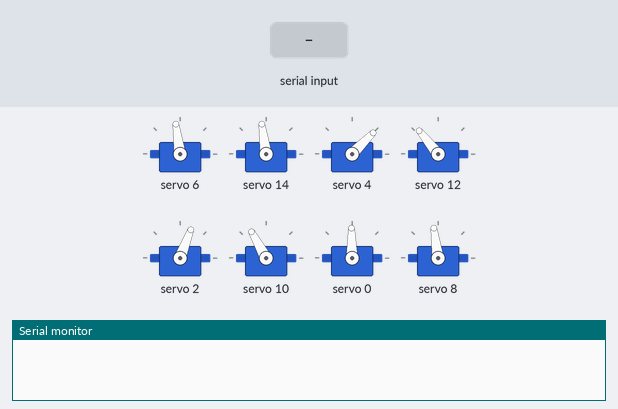
This sketch was run on a simulated Arduino Uno, built with avr-gcc and run on an emulated ATmega328P. On the bench: 8 × servo, the last lines printed to the serial monitor. The inputs (shaded band) are chosen by the test bench.

Above: at 3.7 s.
3.8 s: "e" received over Serial
At 6.7 s:
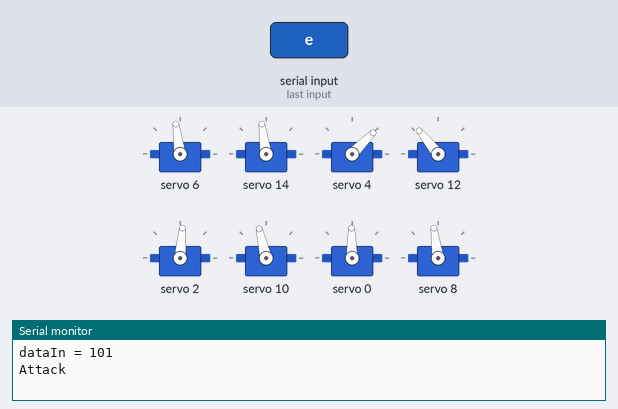
6.8 s: byte 107 (107) received over Serial
At 7.62 s:
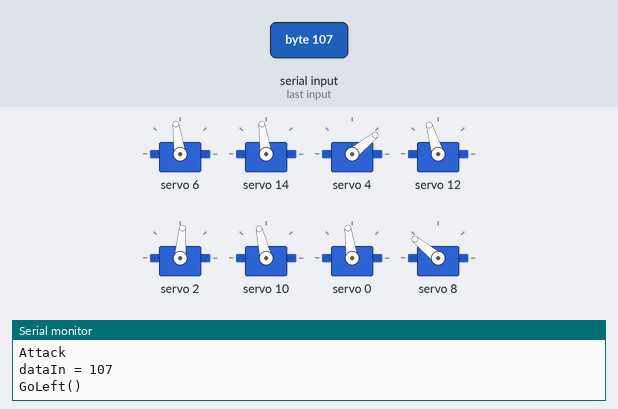
9.8 s: byte 106 (106) received over Serial
At 11.0 s:
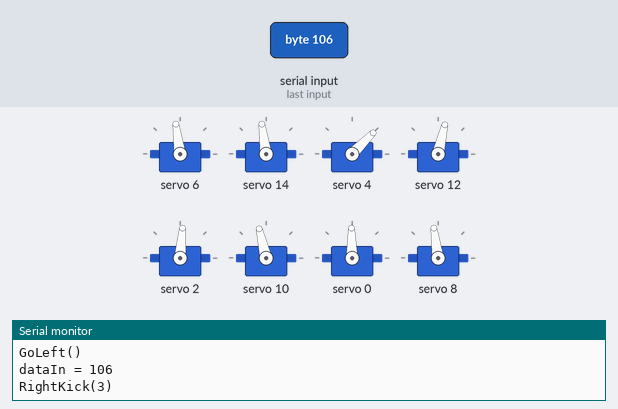
11.3 s: byte 108 (108) received over Serial
At 11.97 s:
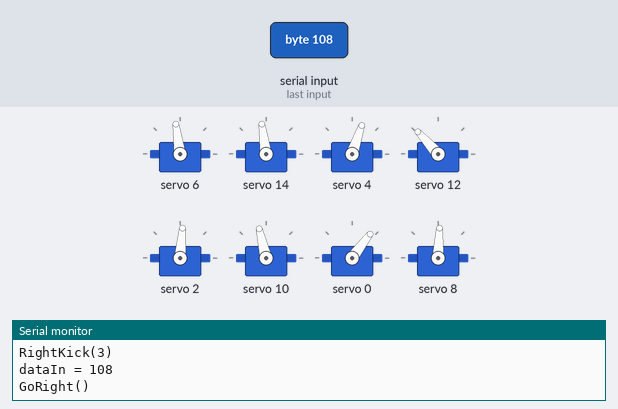
14.3 s: byte 110 (110) received over Serial
At 15.28 s:
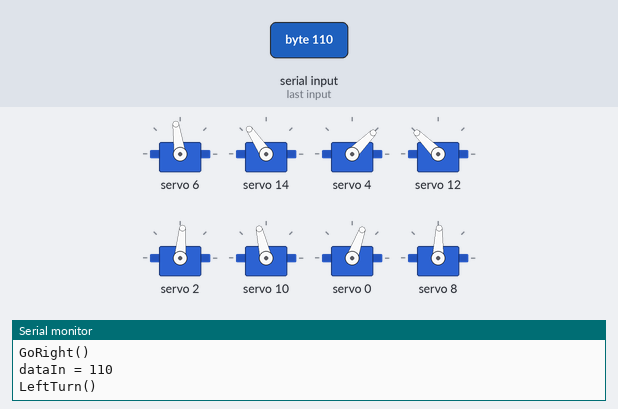
17.3 s: byte 111 (111) received over Serial
At 18.02 s:
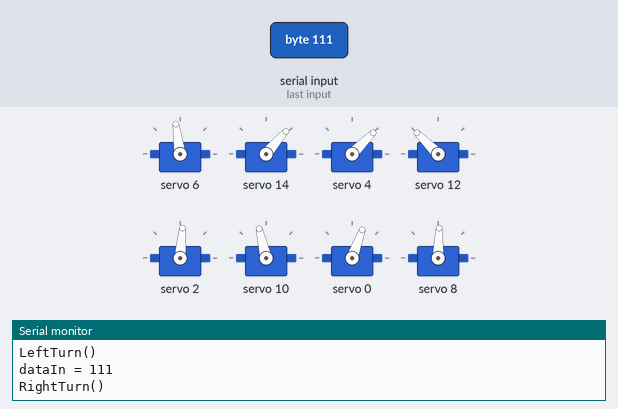
Timing chart, 0 to 20.3 s (numbered marks = the images above; inputs shaded):
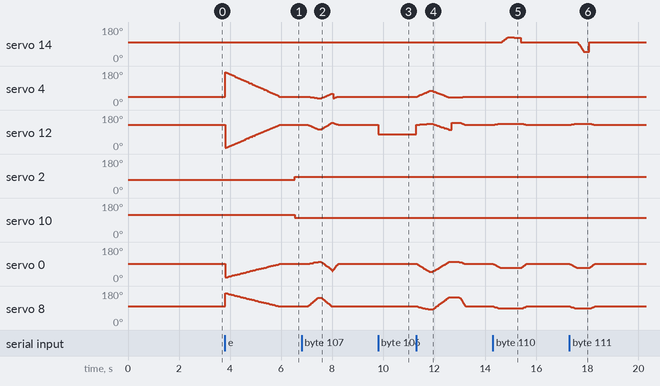

The sketch:

sacri_final.ino
```cpp
#include <SoftwareSerial.h>
#include <Adafruit_PWMServoDriver.h>

// called this way, it uses the default address 0x40
Adafruit_PWMServoDriver pwm = Adafruit_PWMServoDriver();
// you can also call it with a different address you want
//Adafruit_PWMServoDriver pwm = Adafruit_PWMServoDriver(0x41);

#define SERVOMIN  120 // this is the 'minimum' pulse length count (out of 4096)
#define SERVOMAX  621 // this is the 'maximum' pulse length count (out of 4096)

// our servo # counter
uint8_t servonum = 0;
void setup() {
  Serial.begin(9600);

  pwm.begin();
  pwm.setPWMFreq(60);  // Analog servos run at ~60 Hz, max = 3500; Datasheet limit is 3052=50MHz/(4*4096)


  pwm.setPWM(6, 0, angleToPulse(99) );    //ra sau, ra ngoai
  pwm.setPWM(14, 0, angleToPulse(99) );
  delay(500);
  pwm.setPWM(4, 0, angleToPulse(49) );
  pwm.setPWM(12, 0, angleToPulse(130) );
  delay(500);
  pwm.setPWM(2, 0, angleToPulse(72) );   //ra ngoai, toi truoc
  pwm.setPWM(10, 0, angleToPulse(120) );
  delay(500);
  pwm.setPWM(0, 0, angleToPulse(93) );   //ra truoc, vao trong
  pwm.setPWM(8, 0, angleToPulse(100) );
  delay(1000);
}

int count = 0;
int angle_i=0;
int angle_ii=0;
void loop() {
  int angle4=49;
  int angle44=173;
  int angle12=130;
  int angle1212=12;
  int angle0=93;
  int angle00=25;
  int angle8=100;
  int angle88=168;

    while (Serial.available()) {
      int dataIn, m;
      int sliderNumber;
      Serial.print("dataIn = ");
      Serial.println(dataIn = (int)Serial.read());  // Read the data
      if (dataIn == 100)
        m = 100;
      if ((dataIn >= 0) && (dataIn <= 95))
        sliderNumber = dataIn;
      if (dataIn == 101)
        m = 101;
      if (dataIn == 102)
        m = 102;
      if (dataIn == 103)
        m = 103;
      if (dataIn == 104)
        m = 104;
      if (dataIn == 105)
        m = 105;
      if (dataIn == 106)
        m = 106;
      if (dataIn == 107)
        m = 107;
      if (dataIn == 108)
        m = 108;
      if (dataIn == 109)
        m = 109;
      if (dataIn == 110)
        m = 110;
      if (dataIn == 111)
        m = 111;
      if (dataIn == 112)
        m = 112;
      if (dataIn == 113)
        m = 113;
    if ((sliderNumber >= 1) && (sliderNumber <= 95)){
      angle_i=sliderNumber;
      Serial.print("both = ");
      Serial.println(angle_i);
      double Angle4=(double)(angle44-(angle44-angle4)/95*angle_ii);
      double Angle44=(double)(angle44-(angle44-angle4)/95*angle_i);
      double Angle12=(double)(angle1212+(angle12-angle1212)/95*angle_ii);
      double Angle1212=(double)(angle1212+(angle12-angle1212)/95*angle_i);
      double Angle0=(double)(angle00+(angle0-angle00)/95*angle_ii);
      double Angle00=(double)(angle00+(angle0-angle00)/95*angle_i);
      double Angle8=(double)(angle88-(angle88-angle8)/95*angle_ii);
      double Angle88=(double)(angle88-(angle88-angle8)/95*angle_i);
      Ultimate4(4,Angle4,Angle44,  12,Angle12,Angle1212,  0,Angle0,Angle00,  8,Angle8,Angle88,  distance(angle_i,angle_ii)*5);
      angle_ii=angle_i;
      sliderNumber=-1;
    }
    if (m == 101){
      Serial.println("Attack");
      Ultimate4(4,angle44,angle4,  12,angle1212,angle12, 0,angle00,angle0,  8,angle88,angle8,  2000);
      delay(50);
      pwm.setPWM(6, 0, angleToPulse(99) );    //ra sau, ra ngoai
      pwm.setPWM(14, 0, angleToPulse(99) );
      delay(500);
      pwm.setPWM(2, 0, angleToPulse(87) );   //ra ngoai, toi truoc
      pwm.setPWM(10, 0, angleToPulse(105) );
      delay(500);
      m = -1;
    }
    if (m == 112){
      Serial.println("AttackLeft");
      Ultimate5(4,angle44,angle4,  12,angle1212,angle12, 0,angle00,angle0,  8,angle88,angle8,  6,40,99,  2000);
      delay(50);
      pwm.setPWM(6, 0, angleToPulse(99) );    //ra sau, ra ngoai
      pwm.setPWM(14, 0, angleToPulse(99) );
      delay(500);
      pwm.setPWM(2, 0, angleToPulse(87) );   //ra ngoai, toi truoc
      pwm.setPWM(10, 0, angleToPulse(105) );
      delay(500);
      m = -1;
    }
    if (m == 113){
      Serial.println("AttackRight");
      Ultimate5(4,angle44,angle4,  12,angle1212,angle12, 0,angle00,angle0,  8,angle88,angle8,  6,160,99,  2000);
      delay(50);
      pwm.setPWM(6, 0, angleToPulse(99) );    //ra sau, ra ngoai
      pwm.setPWM(14, 0, angleToPulse(99) );
      delay(500);
      pwm.setPWM(2, 0, angleToPulse(87) );   //ra ngoai, toi truoc
      pwm.setPWM(10, 0, angleToPulse(105) );
      delay(500);
      m = -1;
    }
    if (m == 102){
      Serial.println("Defend");
      Ultimate2(2,72,0,  10,115,190,  500);
      delay(500);
      Ultimate4(4,angle4,angle44,  12,angle12,angle1212, 0,angle0,angle00,  8,angle8,angle88,  200);
      delay(300);
      pwm.setPWM(6, 0, angleToPulse(99) );    //ra sau, ra ngoai
      pwm.setPWM(14, 0, angleToPulse(99) );
      delay(200);
      pwm.setPWM(2, 0, angleToPulse(87) );   //ra ngoai, toi truoc
      pwm.setPWM(10, 0, angleToPulse(105) );
      m = -1;
    }

    if (m == 103) {
      switch (count){
        case 0:
          Forward(count++);
          Forward(count++);
          m = -1;
          break;
        default:
          Forward(count++);
          m = -1;
          break;
      }
    }
    if (m == 104){
       m = -1;
       RightKick(1);
    }

    if (m == 105){
       RightKick(2);
       m = -1;
    }
    if (m == 106){
       RightKick(3);
       m =-1;
    }
    if (m == 107){
      GoLeft();
      m =-1;
    }
    if (m == 108){
      GoRight();
      m=-1;
    }
    if (m == 109){
      ForwardStop();
      m=-1;
    }
    if (m == 110){
      LeftTurn();
      m=-1;
    }
    if (m == 111){
      RightTurn();
      m=-1;
    }

    }
}

int angleToPulse(double ang) {
  int pulse = map(ang, 0, 190, SERVOMIN, SERVOMAX);
  return pulse;
}

int distance(int x,int y){
  int z = (y>x)? (y-x):(x-y);
  return z;
}

void Forward(int count){
//   if (count==0){
//    // right leg forward from standing
//    Serial.println("Forward(0)");
//    Ultimate3(10,97,87,  12,170,155,  0,93,62,  200);
//    delay(1);
//    Ultimate4(0,62,100,   12,155,145,  10,87,72,  8,93,106,  200);
//    delay(1);
//   }
//   else {
//    // left leg forward from count = 0, then right leg forward
//    Serial.println("Forward(1)");
//    Ultimate6(0,100,97,  2,95,115,  4,25,50,  12,145,160,  8,106,145,  10,72,80,  200);
//    delay(1);
//    Ultimate4(8,145,87,  10,80,99,  12,160,175, 0,97,93,  200);
//    delay(1);
//
//
//    Ultimate4(10,99,79,  12,175,155,  0,93,65,  4,50,35,  200);
//    delay(1);
//    Ultimate4(0,65,97,  4,35,20,  2,115,95,  8,87,102, 200);
//    delay(1);
//    Ultimate4(0,97,100,  4,20,25,  8,102,106,   10,79,72,  200);
//    delay(1);
//   }
}

void ForwardStop(){
  //left leg forward to standing
//    Serial.println("ForwardStop()");
//    Ultimate6(0,100,103,  2,95,123,  4,25,70,  6,93,88,  12,155,145,  8,106,137,  300);
//    delay(1);
//    Ultimate7(0,103,93,  2,123,95,  4,70,25,  6,88,93,  8,137,93,  10,72,97,  12,145,170,  300);
//    delay(1);
}

void Backward(){
  //Ultimate8(6,93,85,  14,79,71,  2,95,85,  4,25,30,  0,93,85,  10,97,75,  12,170,160,  8,93,108,  1000);
//  Ultimate();
//  delay(1);
//  Ultimate5(4,30,45,  2,85,80,  6,85,93,  14,71,79,  12,160,160,  1000);
//  delay(1);
//  Ultimate5(0,85,88,   4,45,65,   2,80,130,   6,93,103,   12,160,155,  1000);
//  delay(1);
//  Ultimate6(0,88,90,  6,103,105,  4,65,85,  12,155,145,  14,79,85,  8,93,135,  1000);
//  delay(1);
//  Ultimate7(2,130,110,  4,85,60,  10,75,65,  12,145,143,  8,135,110,  6,105,91,  14,85,79,  1000);
//  delay(1);
//  Ultimate6(0,90,93,  2,110,95,  4,60,25,  8,110,93,  10,65,97,  12,143,170,  1000);
}

void BackwardStop() {
  //left leg backward to standing
}

void LeftKick() {
  //double tap
}

void RightKick(int type) {
  //double tap
  switch(type){
    case 1:
//  Ultimate1(0,93,73,  1000);
//  delay(10);
//  Ultimate4(6,99,190,  0,73,103,  10,115,105,  4,49,39,  1000);
//  delay(500);
//  Ultimate1(2,77,93,  1000);
//  delay(500);
//  Ultimate3(4,39,49,  10,105,110, 0,103,95,  100);
//  delay(500);
//  Ultimate3(4,49,5, 0,95,110,8,100,95, 10);
//  delay(500);
//  Ultimate3(4,5,49, 0,110,93, 8,95,100, 1000);
//  delay(500);
//  Ultimate3(10,110,115, 6,190,99, 2,93,77,1000);
      pwm.setPWM(12, 0, angleToPulse(80) );
      break;
    case 2:
      Serial.println("RightKick(2)");
      Ultimate4(8,100,95,  12,130,125,  0,93,70,  4,49,42,  1000);
      delay(10);
      pwm.setPWM(4, 0, angleToPulse(100) );
      pwm.setPWM(0, 0, angleToPulse(68) );
      pwm.setPWM(8, 0, angleToPulse(122) );
      break;
    case 3:
      Serial.println("RightKick(3)");
      pwm.setPWM(12, 0, angleToPulse(80) );
      break;
  }
}
void GoLeft() {
  Serial.println("GoLeft()");
  Ultimate4(0,93,103,  4,49,41,  8,100,145,  12,130,106,  300);
  delay(100);
  Ultimate4(0,103,63,  4,41,64,  8,145,100,  12,106,140, 300);
  delay(1);
  pwm.setPWM(4, 0, angleToPulse(39) );
  pwm.setPWM(0, 0, angleToPulse(50) );
  delay(1);
  Ultimate4(0,55,93,  4,64,49,  12,140,130,  4,39,49,  100);
  delay(200);
}

void GoRight() {
  Serial.println("GoRight()");
  Ultimate4(0,93,53,  4,49,77,  12,130,134,  8,100,85,  400);
  delay(100);
  Ultimate4(0,53,103,  4,77,45,  8,85,147,  12,134,105, 500);
  delay(100);
  pwm.setPWM(12, 0, angleToPulse(140) );
  delay(300);
  Ultimate4(0,103,93,  4,45,49,  12,140,130,  8,147,100,  100);
  delay(200);
}

void LeftTurn() {
  Serial.println("LeftTurn()");
  Ultimate3(0,93,73,  8,100,90,  12,130,135,  200);
  delay(10);
  Ultimate1(14,99,125,  500);
  delay(10);
  pwm.setPWM(14, 0, angleToPulse(99) );
  delay(10);
  Ultimate3(0,73,93,  8,90,100,  12,135,130,  100);
  delay(200);
}

void RightTurn() {
  Serial.println("RightTurn()");
  Ultimate3(0,93,73,  8,100,90,  12,130,135,  200);
  delay(10);
  Ultimate1(14,99,53,  500);
  delay(200);
  pwm.setPWM(14, 0, angleToPulse(99) );
  delay(10);
  Ultimate3(0,73,93,  8,90,100,  12,135,130,  100);
  delay(100);
}

void Ultimate1(int Number, int Start, int End, int Time ) {
  if (End > Start) {
    int timeStep1 = Time / (End - Start);
    for (; Start <= End; Start += 2) {
      pwm.setPWM(Number, 0, angleToPulse(Start) );
      delay(timeStep1);
    }
  }
  if (End < Start) {
    int timeStep2 = Time / (Start - End);
    for (; Start >= End; Start -= 2) {
      pwm.setPWM(Number, 0, angleToPulse(Start) );
      delay(timeStep2);
    }
  }
}


void Ultimate2(int Number1, int Start1, int End1, int Number2, int Start2, int End2, int Time ) {
  double difference1 = (double)(End1 - Start1) / 45;
  double difference2 = (double)(End2 - Start2) / 45;
  for (int m = 0; m <= 45; m += 1) {
    pwm.setPWM(Number1, 0, angleToPulse((double)(difference1 * m + Start1)) );
    pwm.setPWM(Number2, 0, angleToPulse((double)(difference2 * m + Start2)) );
    delay(Time / 45);
  }
}
void Ultimate3(int Number1, int Start1, int End1, int Number2, int Start2, int End2, int Number3, int Start3, int End3, int Time ) {
  double difference1 = (double)(End1 - Start1) / 45;
  double difference2 = (double)(End2 - Start2) / 45;
  double difference3 = (double)(End3 - Start3) / 45;
  for (int a = 0; a <= 45; a += 1) {
    pwm.setPWM(Number1, 0, angleToPulse((double)(difference1 * a + Start1)) );
    pwm.setPWM(Number2, 0, angleToPulse((double)(difference2 * a + Start2)) );
    pwm.setPWM(Number3, 0, angleToPulse((double)(difference3 * a + Start3)) );
    delay(Time / 45);
  }
}

void Ultimate4(int Number1, int Start1, int End1, int Number2, int Start2, int End2, int Number3, int Start3, int End3, int Number4, int Start4, int End4, int Time ) {
  double difference1 = (double)(End1 - Start1) / 45;
  double difference2 = (double)(End2 - Start2) / 45;
  double difference3 = (double)(End3 - Start3) / 45;
  double difference4 = (double)(End4 - Start4) / 45;
  for (int a = 0; a <= 45; a += 1) {
    pwm.setPWM(Number1, 0, angleToPulse((double)(Start1 + difference1 * a)) );
    pwm.setPWM(Number2, 0, angleToPulse((double)(Start2 + difference2 * a)) );
    pwm.setPWM(Number3, 0, angleToPulse((double)(Start3 + difference3 * a)) );
    pwm.setPWM(Number4, 0, angleToPulse((double)(Start4 + difference4 * a)) );
    delay(Time / 45);
  }
}

void Ultimate5(int Number1, int Start1, int End1, int Number2, int Start2, int End2, int Number3, int Start3, int End3, int Number4, int Start4, int End4, int Number5, int Start5, int End5, int Time ) {
  double difference1 = (double)(End1 - Start1) / 45;
  double difference2 = (double)(End2 - Start2) / 45;
  double difference3 = (double)(End3 - Start3) / 45;
  double difference4 = (double)(End4 - Start4) / 45;
  double difference5 = (double)(End5 - Start5) / 45;
  for (int a = 0; a <= 45; a += 1) {
    pwm.setPWM(Number1, 0, angleToPulse((double)(Start1 + difference1 * a)) );
    pwm.setPWM(Number2, 0, angleToPulse((double)(Start2 + difference2 * a)) );
    pwm.setPWM(Number3, 0, angleToPulse((double)(Start3 + difference3 * a)) );
    pwm.setPWM(Number4, 0, angleToPulse((double)(Start4 + difference4 * a)) );
    pwm.setPWM(Number5, 0, angleToPulse((double)(Start5 + difference5 * a)) );
    delay(Time / 45);
  }
}

void Ultimate6(int Number1, int Start1, int End1, int Number2, int Start2, int End2, int Number3, int Start3, int End3, int Number4, int Start4, int End4, int Number5, int Start5, int End5, int Number6, int Start6, int End6, int Time ) {
  double difference1 = (double)(End1 - Start1) / 45;
  double difference2 = (double)(End2 - Start2) / 45;
  double difference3 = (double)(End3 - Start3) / 45;
  double difference4 = (double)(End4 - Start4) / 45;
  double difference5 = (double)(End5 - Start5) / 45;
  double difference6 = (double)(End6 - Start6) / 45;
  for (int a = 0; a <= 45; a += 1) {
    pwm.setPWM(Number1, 0, angleToPulse((double)(Start1 + difference1 * a)) );
    pwm.setPWM(Number2, 0, angleToPulse((double)(Start2 + difference2 * a)) );
    pwm.setPWM(Number3, 0, angleToPulse((double)(Start3 + difference3 * a)) );
    pwm.setPWM(Number4, 0, angleToPulse((double)(Start4 + difference4 * a)) );
    pwm.setPWM(Number5, 0, angleToPulse((double)(Start5 + difference5 * a)) );
    pwm.setPWM(Number6, 0, angleToPulse((double)(Start6 + difference6 * a)) );
    delay(Time / 45);
  }
}

void Ultimate7(int Number1, int Start1, int End1, int Number2, int Start2, int End2, int Number3, int Start3, int End3, int Number4, int Start4, int End4, int Number5, int Start5, int End5, int Number6, int Start6, int End6, int Number7, int Start7, int End7, int Time ) {
  double difference1 = (double)(End1 - Start1) / 45;
  double difference2 = (double)(End2 - Start2) / 45;
  double difference3 = (double)(End3 - Start3) / 45;
  double difference4 = (double)(End4 - Start4) / 45;
  double difference5 = (double)(End5 - Start5) / 45;
  double difference6 = (double)(End6 - Start6) / 45;
  double difference7 = (double)(End7 - Start7) / 45;
  for (int a = 0; a <= 45; a += 1) {
    pwm.setPWM(Number1, 0, angleToPulse((double)(Start1 + difference1 * a)) );
    pwm.setPWM(Number2, 0, angleToPulse((double)(Start2 + difference2 * a)) );
    pwm.setPWM(Number3, 0, angleToPulse((double)(Start3 + difference3 * a)) );
    pwm.setPWM(Number4, 0, angleToPulse((double)(Start4 + difference4 * a)) );
    pwm.setPWM(Number5, 0, angleToPulse((double)(Start5 + difference5 * a)) );
    pwm.setPWM(Number6, 0, angleToPulse((double)(Start6 + difference6 * a)) );
    pwm.setPWM(Number7, 0, angleToPulse((double)(Start7 + difference7 * a)) );
    delay(Time / 45);
  }
}

void Ultimate8(int Number1, int Start1, int End1, int Number2, int Start2, int End2, int Number3, int Start3, int End3, int Number4, int Start4, int End4, int Number5, int Start5, int End5, int Number6, int Start6, int End6, int Number7, int Start7, int End7, int Number8, int Start8, int End8, int Time ) {
  double difference1 = (double)(End1 - Start1) / 45;
  double difference2 = (double)(End2 - Start2) / 45;
  double difference3 = (double)(End3 - Start3) / 45;
  double difference4 = (double)(End4 - Start4) / 45;
  double difference5 = (double)(End5 - Start5) / 45;
  double difference6 = (double)(End6 - Start6) / 45;
  double difference7 = (double)(End7 - Start7) / 45;
  double difference8 = (double)(End8 - Start8) / 45;
  for (int a = 0; a <= 45; a += 1) {
    pwm.setPWM(Number1, 0, angleToPulse((double)(Start1 + difference1 * a)) );
    pwm.setPWM(Number2, 0, angleToPulse((double)(Start2 + difference2 * a)) );
    pwm.setPWM(Number3, 0, angleToPulse((double)(Start3 + difference3 * a)) );
    pwm.setPWM(Number4, 0, angleToPulse((double)(Start4 + difference4 * a)) );
    pwm.setPWM(Number5, 0, angleToPulse((double)(Start5 + difference5 * a)) );
    pwm.setPWM(Number6, 0, angleToPulse((double)(Start6 + difference6 * a)) );
    pwm.setPWM(Number7, 0, angleToPulse((double)(Start7 + difference7 * a)) );
    pwm.setPWM(Number8, 0, angleToPulse((double)(Start8 + difference8 * a)) );
    delay(Time / 45);
  }
}
```

Measured:
- after the input at 3.8 s, servo 2: 69° → 85° after 2.7 s; servo 10: 119° → 103° after 2.7 s
- after the input at 6.8 s, servo 8: rises from 98° to 145° in 0.41 s, then falls to 98° in 0.55 s
- after the input at 9.8 s, servo 12: 129° → 77° at once
- after the input at 11.3 s, servo 12: 77° → 129° at once, → 131° 0.14 s later, → 132° 0.13 s later, → 133° 0.12 s later, … (38 changes in this stretch)
- after the input at 14.3 s, servo 14: rises from 98° to 126° in 0.24 s, then falls to 98° in 0.51 s; servo 12: rises from 129° to 135° in 0.24 s, then falls to 129° in 0.98 s
- after the input at 17.3 s, servo 12: rises from 129° to 135° in 0.24 s, then falls to 129° in 0.65 s
